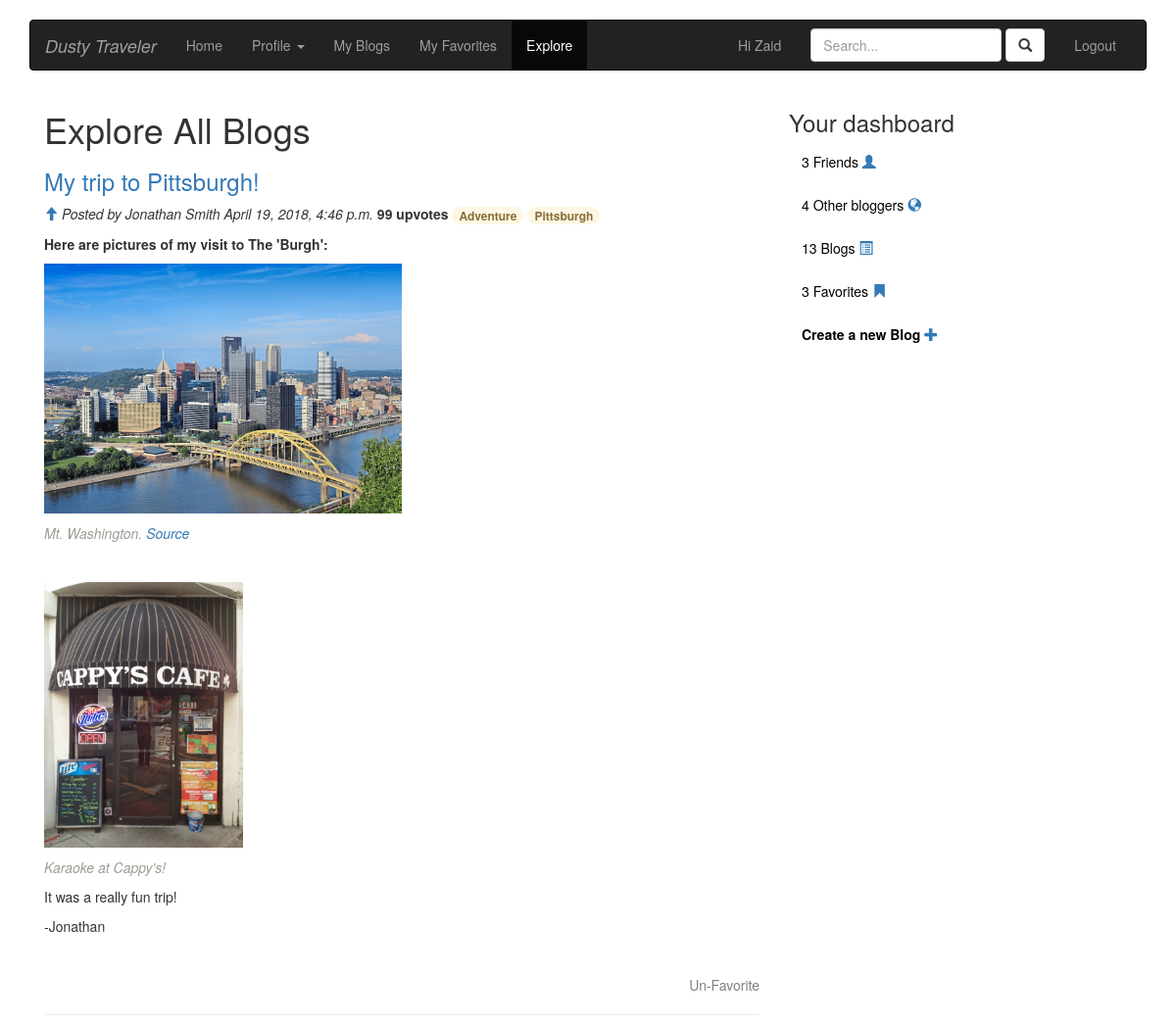
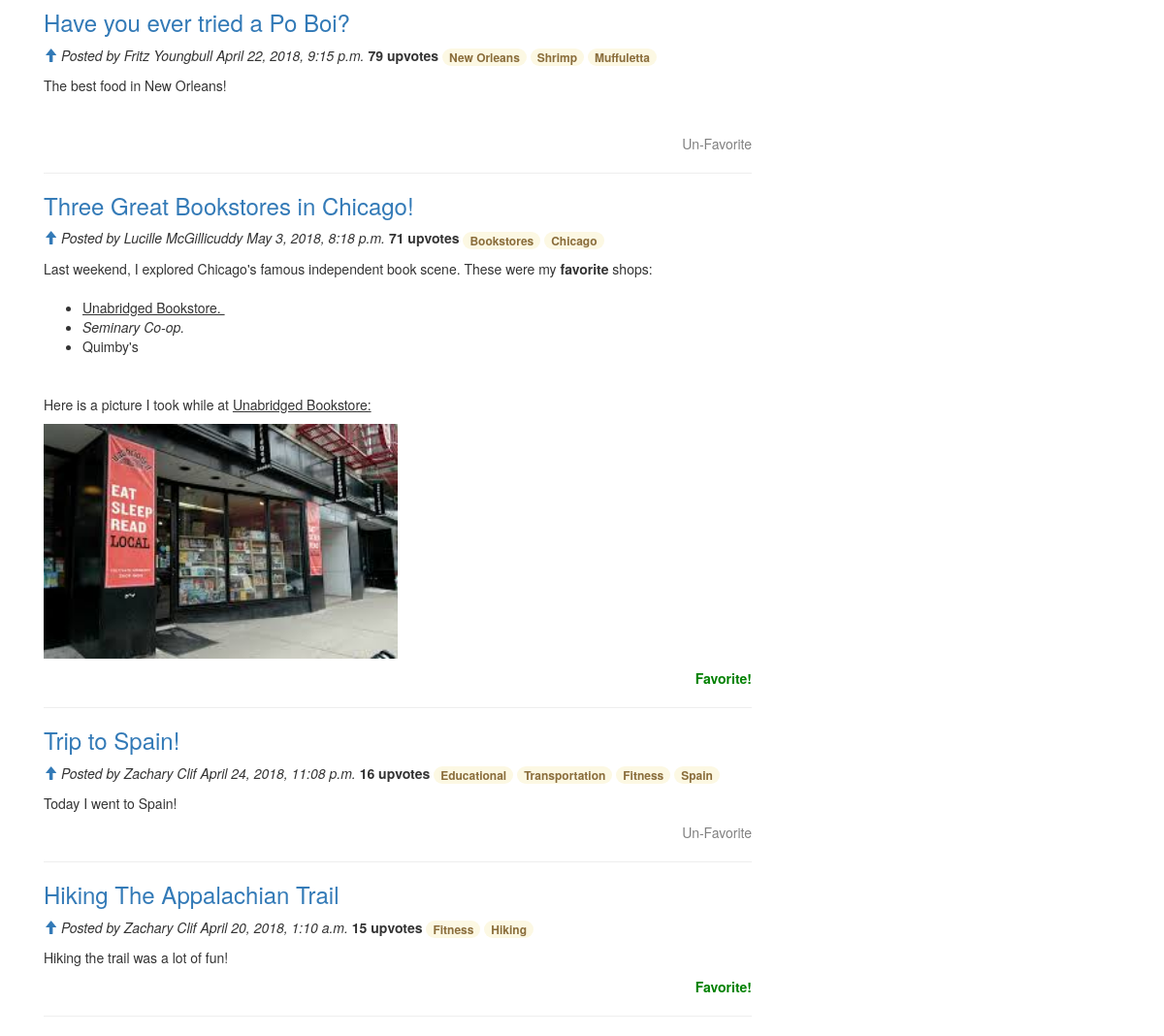
Page /home/blog/all/ (signed in) on the committed database (2 pictures, top to bottom).
### home/models.py (models this page shows, shortened)
class Blog(models.Model):
    user = models.ForeignKey(User, on_delete=models.CASCADE)
    title = models.CharField(max_length=200, null=False)
    blog = models.TextField()
    created = models.DateTimeField(auto_now_add=True)
    updated = models.DateTimeField(auto_now=True)
    public = models.BooleanField(default=False)
    upvote = models.IntegerField(default=0)
    tags = TaggableManager()

### home/views.py (the view)
def all_blogs(request):
    if request.method == 'GET':
        blogs = Blog.objects.filter(public=True).exclude(user=request.user).order_by('-upvote', '-created')
        if blogs.count() == 0:
            errors = 'There are no blogs.'
        args = {'blogs': blogs}
        dash = dashboard(request)
        args = dict(args, **dash)
        return render(request, 'home/all_blogs.html', args)

### home/context_processors.py (called while the page is built)
@login_required
def dashboard(request):
    if request.user.is_authenticated:
        users = User.objects.exclude(id=request.user.id)
        friend = Friend.objects.get(current_user=request.user)
        friends = friend.users.all()
        my_blog_count = Blog.objects.filter(user=request.user).count()
        others = users.count() - friends.count()
        if get_my_favorites(request.user) is not None:
            my_faves = [blog.pk for blog in get_my_favorites(request.user)]
        else:
            my_faves = []
        return {'users': users, 'friends': friends,
                'my_blog_count': my_blog_count, 'my_faves': my_faves, 'others': others}
    else:
        return None

### vote/models.py (called while the page is built)
def get_my_favorites(current_user):
    my_faves = list()
    for b in Activity.objects.filter(user_id=current_user.id):
        my_faves.append(b.blog)
    my_faves = sorted(my_faves, key=lambda x: x.created, reverse=True)
    return my_faves

### home/templates/home/all_blogs.html (shortened to what this page needs)
{% extends 'base.html' %}
{% load static %}
{% block body%}
<div class="col-md-8">
	<h1>Explore All Blogs</h1>
	{% for blog in blogs %}
	<a href="{% url 'home:view_blog_with_pk' pk=blog.pk %}"><h3>{{ blog.title }}</h3></a>
	<span>
		<a href="{% url 'vote:upvote_pk' blog_pk=blog.pk %}" class="glyphicon glyphicon-arrow-up"></a>
		<i>Posted by {{ blog.user.get_full_name }} {{ blog.created }}</i>
	<b id="tot{{ forloop.counter }}"> {{ blog.upvote }} upvote{{ blog.upvote|pluralize }} </b>
	</span>
	<span>
		{% for t in blog.tags.all %}
		<span class="badge alert-warning">{{ t.name }}</span>
		{% endfor %}
	</span>
	<p>{{ blog.blog|safe|truncatewords:50 }}</p>
	{% if blog.pk not in my_faves %}
	<form id="showFave" action="{% url 'vote:favorite' fave='F' blog_pk=blog.pk %}" method="POST">
		<p align="right">
			<button style=" background:none!important;
				     color:green;
				     border:none;
				     padding:0!important;
				     font: inherit;
				     /*border is optional*/
				     cursor: pointer;" type="submit"><b>Favorite!</b>
			</button>
		</p>
	</form>
	{% else %}
	<form id="hideFave" action="{% url 'vote:favorite' fave='U' blog_pk=blog.pk %}" method="POST">
		<p align="right">
			<button style=" background:none!important;
				     color:grey;
				     font-weight: bold;
				     border:none;
				     padding:0!important;
				     font: inherit;
				     /*border is optional*/
				     cursor: pointer;" type="submit">Un-Favorite
			</button>
		</p>
	</form>
	{% endif %}
	<hr>
	{% endfor %}
</div>
{% endblock %}

### accounts/templates/base.html (shortened to what this page needs)
<!DOCTYPE html>
<html>
<head>
	{% load staticfiles %}
	<link rel="stylesheet" href="https://maxcdn.bootstrapcdn.com/bootstrap/3.3.7/css/bootstrap.min.css"
>
</head>
<body>
<br>
<div class="container">
	<nav class="navbar navbar-inverse">
		<div class="container-fluid">
			<div class="navbar-header">
				<a class="navbar-brand" href="{% url 'home:home' %}"><i>Dusty Traveler</i></a>
			</div>
			<div id="navbar" class="navbar-collapse collapse">
				{% if user.is_authenticated %}
				<ul class="nav navbar-nav">
					{% url 'home:home' as HOME %}
					<li {% if request.path == HOME %} class="active"{% endif %}
					    role="presentation"><a href="{{HOME}}">Home</a></li>
					<li class="dropdown {% if 'account' in request.path %} active{% endif %}">
						<a href="#" class="dropdown-toggle" data-toggle="dropdown">Profile <b class="caret"></b></a>
					{% url 'home:view_blog' as my_blogs %}
					<li {% if request.path == my_blogs %} class="active"{% endif %}><a href="{{my_blogs}}">My Blogs</a></button></li>
					{% url 'vote:show_favorites' as faves %}
					<li {% if request.path == faves %} class="active"{% endif %}><a href="{{faves}}">My Favorites</a></button></li>
					{% url 'home:all_blogs' as explore %}
					<li {% if request.path == explore %} class="active"{% endif %}><a href="{{explore}}">Explore</a></li>
				</ul>
				<ul class="nav navbar-nav navbar-right">
					<li><p class="navbar-text">Hi {{request.user.first_name }}</p></li>
					<form class="navbar-form navbar-left" role="search" method="post" action="{% url 'home:search_nlp' %}">
						<div class="form-group">
							<input type="text" id="searchBox" class="form-control" name="qry" placeholder="Search...">
						</div>
						<button type="submit" class="btn btn-default"><i class="glyphicon glyphicon-search"></i>
						</button>
					</form>
					<li><a href="{% url 'accounts:logout' %}">Logout</a></li>
				</ul>
				{% else %}
				<ul class="nav navbar-nav navbar-right">
					<li><a href="{% url 'accounts:login' %}">Login</a></li>
					<li><a href="{% url 'accounts:register' %}">Register</a></li>
				</ul>
				{% endif %}
			</div>
		</div>
	</nav>
</div>
<div class="container">
{% block body %}
{% endblock %}
{% if request.user.is_authenticated %}
{% block dashboard %}
<div class="col-md-4">
	<div id="accordion">
		<h3>Your dashboard</h3>
		<div class="card">
			<div class="card-header" id="headingTwo">
				<h5 class="mb-0">
					<button class="btn btn-link collapsed" data-toggle="collapse" data-target="#collapseTwo"
					        aria-expanded="false" aria-controls="collapseTwo" style="color: black;">
						{{friends.count}} Friend{{friends.count|pluralize}}
						<a class="glyphicon glyphicon-user"></a>
					</button>
				</h5>
			</div>
		</div>
		<div class="card">
			<div class="card-header" id="headingThree">
				<h5 class="mb-0">
					<button class="btn btn-link collapsed" data-toggle="collapse" data-target="#collapseThree"
					        aria-expanded="false" aria-controls="collapseThree" style="color: black;">
						{{ others }} Other blogger{{ others|pluralize}}
						<a class="glyphicon glyphicon-globe"></a>
					</button>
				</h5>
			</div>
		</div>
		<div class="card">
			<div class="card-header" id="headingFour">
				<h5 class="mb-0">
					<button class="btn btn-link collapsed" data-toggle="collapse" data-target="#collapseFour"
					        aria-expanded="false" aria-controls="collapseFour" style="color: black;">
						<a style="color: black;" href="{% url 'home:view_blog' %}">
							{{ my_blog_count }} Blog{{ my_blog_count|pluralize }}</a>
						<a class="glyphicon glyphicon-list-alt"></a>
					</button>
				</h5>
			</div>
		</div>
		<div class="card">
			<div class="card-header" id="headingFive">
				<h5 class="mb-0">
					<button class="btn btn-link collapsed" data-toggle="collapse" data-target="#collapseFive"
					        aria-expanded="false" aria-controls="collapseFive" style="color: black;">
						<a style="color: black;" href="{% url 'vote:show_favorites' %}">
							{{ my_faves|length }} Favorite{{ my_faves|length|pluralize }}</a>
						<a class="glyphicon glyphicon-bookmark"></a>
					</button>
				</h5>
			</div>
		</div>
		<div class="card">
			<div class="card-header" id="headingSix">
				<h5 class="mb-0">
					<button class="btn btn-link collapsed" data-toggle="collapse" data-target="#collapseSix"
					        aria-expanded="false" aria-controls="collapseSix" style="color: black;">
						<a style="color: black;" href="{% url 'home:create_blog' %}">
							<b>Create a new Blog</b></a>
						<a class="glyphicon glyphicon-plus"></a>
					</button>
				</h5>
			</div>
		</div>
	</div>
</div>
{% endblock %}
{% endif %}
</div>
</body>
</html>

### rows in the picture
Blog: title "My trip to Pittsburgh!", user.get_full_name "Jonathan Smith", created "April 19, 2018, 4:46 p.m.", upvote "99", blog "Here are pictures of my visit to The 'Burgh': Mt. Washington. Source Karaoke at Cappy's! It was a really fun trip! -Jonathan", blog (picture), shows "Un-Favorite"
Tag: name "Adventure"
Tag: name "Pittsburgh"
Blog: title "Have you ever tried a Po Boi?", user.get_full_name "Fritz Youngbull", created "April 22, 2018, 9:15 p.m.", upvote "79", blog "The best food in New Orleans!", shows "Un-Favorite"
Tag: name "New Orleans"
Tag: name "Shrimp"
Tag: name "Muffuletta"
Blog: title "Three Great Bookstores in Chicago!", user.get_full_name "Lucille McGillicuddy", created "May 3, 2018, 8:18 p.m.", upvote "71", blog "Last weekend, I explored Chicago's famous independent book scene. These were my favorite shops: Unabridged Bookstore. Seminary Co-op. Quimby's Here is a picture I took while at Unabridged Bookstore:", blog (picture), shows "Favorite!"
Tag: name "Bookstores"
Tag: name "Chicago"
Blog: title "Trip to Spain!", user.get_full_name "Zachary Clif", created "April 24, 2018, 11:08 p.m.", upvote "16", blog "Today I went to Spain!", shows "Un-Favorite"
Tag: name "Educational"
Tag: name "Transportation"
Tag: name "Fitness"
Tag: name "Spain"
Blog: title "Hiking The Appalachian Trail", user.get_full_name "Zachary Clif", created "April 20, 2018, 1:10 a.m.", upvote "15", blog "Hiking the trail was a lot of fun!", shows "Favorite!"
Tag: name "Hiking"

### other values in the picture
{{ request.user.first_name }} "Zaid"
{{ friends.count }} "3"
{{ others }} "4"
{{ my_blog_count }} "13"
{{ my_faves|length }} "3"
